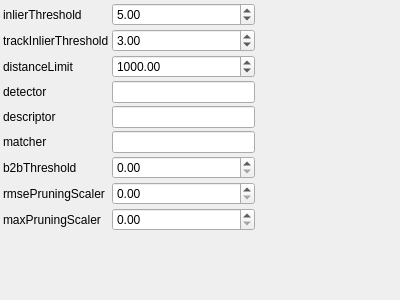
<?xml version="1.0" encoding="UTF-8"?>
<ui version="4.0">
 <class>PhotostationPlacerFeatureSelectionParametersControlWidget</class>
 <widget class="QWidget" name="PhotostationPlacerFeatureSelectionParametersControlWidget">
  <property name="geometry">
   <rect>
    <x>0</x>
    <y>0</y>
    <width>400</width>
    <height>300</height>
   </rect>
  </property>
  <property name="windowTitle">
   <string>PhotostationPlacerFeatureSelectionParameters</string>
  </property>
   <layout class="QGridLayout" name="gridLayout">
    <property name="margin">
     <number>3</number>
    </property>
    <property name="spacing">
     <number>3</number>
    </property>
    <item row="0" column="0">
     <widget class="QLabel" name="label_0">
       <property name="text">
         <string>inlierThreshold</string>
       </property>
     </widget>
    </item>
    <item row="0" column="1">
     <widget class="QDoubleSpinBox" name="inlierThresholdSpinBox">
       <property name="toolTip">
         <string>Inlier threshold</string>
       </property>
       <property name="minimum">
        <double>-50000</double>
       </property>
       <property name="maximum">
        <double>50000</double>
       </property>
       <property name="singleStep">
        <double>1</double>
       </property>
       <property name="value">
        <double>5</double>
       </property>
     </widget>
    </item>
    <item row="1" column="0">
     <widget class="QLabel" name="label_1">
       <property name="text">
         <string>trackInlierThreshold</string>
       </property>
     </widget>
    </item>
    <item row="1" column="1">
     <widget class="QDoubleSpinBox" name="trackInlierThresholdSpinBox">
       <property name="toolTip">
         <string>Track append threshold</string>
       </property>
       <property name="minimum">
        <double>-50000</double>
       </property>
       <property name="maximum">
        <double>50000</double>
       </property>
       <property name="singleStep">
        <double>1</double>
       </property>
       <property name="value">
        <double>3</double>
       </property>
     </widget>
    </item>
    <item row="2" column="0">
     <widget class="QLabel" name="label_2">
       <property name="text">
         <string>distanceLimit</string>
       </property>
     </widget>
    </item>
    <item row="2" column="1">
     <widget class="QDoubleSpinBox" name="distanceLimitSpinBox">
       <property name="toolTip">
         <string>Track distance limit</string>
       </property>
       <property name="minimum">
        <double>-50000</double>
       </property>
       <property name="maximum">
        <double>50000</double>
       </property>
       <property name="singleStep">
        <double>1</double>
       </property>
       <property name="value">
        <double>1000</double>
       </property>
     </widget>
    </item>
    <item row="3" column="0">
     <widget class="QLabel" name="label_3">
       <property name="text">
         <string>detector</string>
       </property>
     </widget>
    </item>
    <item row="3" column="1">
     <widget class="QLineEdit" name="detectorEdit">
       <property name="toolTip">
         <string>Detector</string>
       </property>
     </widget>
    </item>
    <item row="4" column="0">
     <widget class="QLabel" name="label_4">
       <property name="text">
         <string>descriptor</string>
       </property>
     </widget>
    </item>
    <item row="4" column="1">
     <widget class="QLineEdit" name="descriptorEdit">
       <property name="toolTip">
         <string>Descriptor</string>
       </property>
     </widget>
    </item>
    <item row="5" column="0">
     <widget class="QLabel" name="label_5">
       <property name="text">
         <string>matcher</string>
       </property>
     </widget>
    </item>
    <item row="5" column="1">
     <widget class="QLineEdit" name="matcherEdit">
       <property name="toolTip">
         <string>Matcher</string>
       </property>
     </widget>
    </item>
    <item row="6" column="0">
     <widget class="QLabel" name="label_6">
       <property name="text">
         <string>b2bThreshold</string>
       </property>
     </widget>
    </item>
    <item row="6" column="1">
     <widget class="QDoubleSpinBox" name="b2bThresholdSpinBox">
       <property name="toolTip">
         <string>b2b threshold</string>
       </property>
     </widget>
    </item>
    <item row="7" column="0">
     <widget class="QLabel" name="label_7">
       <property name="text">
         <string>rmsePruningScaler</string>
       </property>
     </widget>
    </item>
    <item row="7" column="1">
     <widget class="QDoubleSpinBox" name="rmsePruningScalerSpinBox">
       <property name="toolTip">
         <string>RMSE pruning scaler</string>
       </property>
     </widget>
    </item>
    <item row="8" column="0">
     <widget class="QLabel" name="label_8">
       <property name="text">
         <string>maxPruningScaler</string>
       </property>
     </widget>
    </item>
    <item row="8" column="1">
     <widget class="QDoubleSpinBox" name="maxPruningScalerSpinBox">
       <property name="toolTip">
         <string>Max pruning scaler</string>
       </property>
     </widget>
    </item>
   <item row="9" column="0">
    <spacer name="verticalSpacer">
     <property name="orientation">
      <enum>Qt::Vertical</enum>
     </property>
     <property name="sizeHint" stdset="0">
      <size>
       <width>0</width>
       <height>0</height>
      </size>
     </property>
    </spacer>
   </item>
   <item row="9" column="2">
    <spacer name="horizontalSpacer">
     <property name="orientation">
      <enum>Qt::Horizontal</enum>
     </property>
     <property name="sizeHint" stdset="0">
      <size>
       <width>0</width>
       <height>0</height>
      </size>
     </property>
    </spacer>
   </item>
  </layout>
 </widget>
 <layoutdefault spacing="3" margin="3"/>
 <resources/>
 <connections>
  <connection>
   <sender>inlierThresholdSpinBox</sender>
   <signal>valueChanged(double)</signal>
   <receiver>PhotostationPlacerFeatureSelectionParametersControlWidget</receiver>
   <slot>changeParameters()</slot>
  </connection>
  <connection>
   <sender>trackInlierThresholdSpinBox</sender>
   <signal>valueChanged(double)</signal>
   <receiver>PhotostationPlacerFeatureSelectionParametersControlWidget</receiver>
   <slot>changeParameters()</slot>
  </connection>
  <connection>
   <sender>distanceLimitSpinBox</sender>
   <signal>valueChanged(double)</signal>
   <receiver>PhotostationPlacerFeatureSelectionParametersControlWidget</receiver>
   <slot>changeParameters()</slot>
  </connection>
  <connection>
   <sender>detectorEdit</sender>
   <signal>textChanged(QString)</signal>
   <receiver>PhotostationPlacerFeatureSelectionParametersControlWidget</receiver>
   <slot>changeParameters()</slot>
  </connection>
  <connection>
   <sender>descriptorEdit</sender>
   <signal>textChanged(QString)</signal>
   <receiver>PhotostationPlacerFeatureSelectionParametersControlWidget</receiver>
   <slot>changeParameters()</slot>
  </connection>
  <connection>
   <sender>matcherEdit</sender>
   <signal>textChanged(QString)</signal>
   <receiver>PhotostationPlacerFeatureSelectionParametersControlWidget</receiver>
   <slot>changeParameters()</slot>
  </connection>
  <connection>
   <sender>b2bThresholdSpinBox</sender>
   <signal>valueChanged(double)</signal>
   <receiver>PhotostationPlacerFeatureSelectionParametersControlWidget</receiver>
   <slot>changeParameters()</slot>
  </connection>
  <connection>
   <sender>rmsePruningScalerSpinBox</sender>
   <signal>valueChanged(double)</signal>
   <receiver>PhotostationPlacerFeatureSelectionParametersControlWidget</receiver>
   <slot>changeParameters()</slot>
  </connection>
  <connection>
   <sender>maxPruningScalerSpinBox</sender>
   <signal>valueChanged(double)</signal>
   <receiver>PhotostationPlacerFeatureSelectionParametersControlWidget</receiver>
   <slot>changeParameters()</slot>
  </connection>
 </connections>
 <slots>
  <slot>changeParameters()</slot>
 </slots>
 <customwidgets>
 </customwidgets>
</ui>
